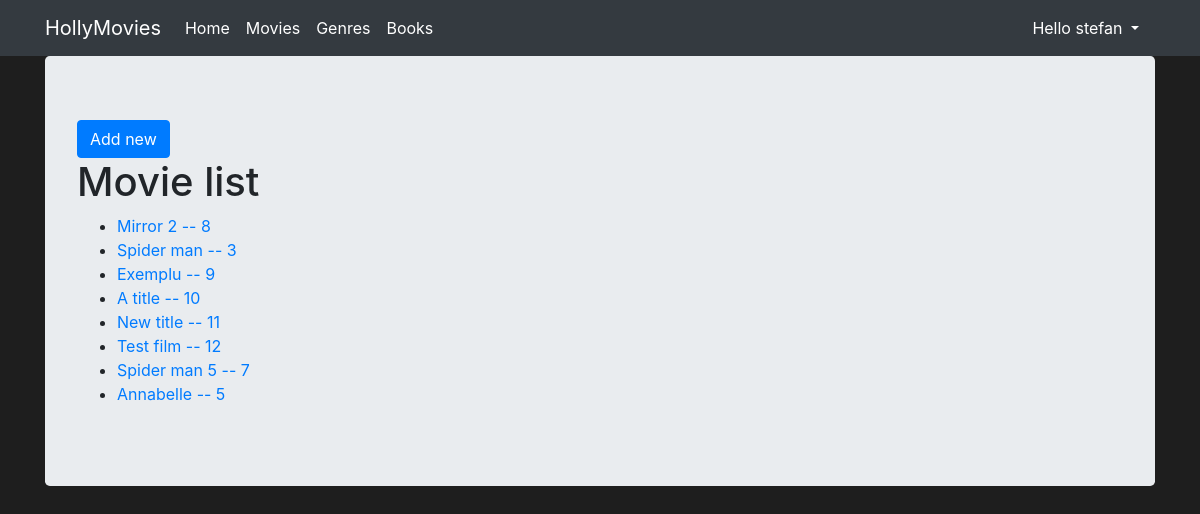
/movies/ (signed in), run on the app's committed database.
### viewer/models.py (models this page shows, shortened)
class Movie(Model):
    title = CharField(max_length=128)
    genre = ForeignKey(Genre, on_delete=DO_NOTHING)
    rating = IntegerField()
    released = DateField()
    description = TextField()
    actors = ManyToManyField(Actor)
    created = DateTimeField(auto_now_add=True)

### viewer/views.py (the view)
# urls.py: path('', MoviesView.as_view(), name='movies'),
class MoviesView(PermissionRequiredMixin, ListView):
    template_name = 'movies.html'
    model = Movie
    permission_required = 'viewer.view_movie'
    def get_queryset(self):
        qs = super().get_queryset()
        return qs.order_by('released')

### viewer/templates/movies.html (shortened to what this page needs)
{% extends 'base.html' %}
{% block content %}
    {% if perms.viewer.add_movie %}
        <a href="{% url 'movies_create' %}" class="btn btn-primary">Add new</a>
    {% else %}
        <p>Nu poti adauga filme!</p>
    {% endif %}
    <h1>Movie list</h1>
    <ul>
        {% for movie in object_list %}
            <li>
                <a href="{% url 'movies_detail' movie.id %}">{{ movie.title }} -- {{ movie.pk }}</a>
            </li>
        {% endfor %}
    </ul>
{% endblock %}

### viewer/templates/base.html (shortened to what this page needs)
{% load static %}
<html {% if LANGUAGE_CODE %}lang="{{ LANGUAGE_CODE }}" {% endif %}>
<head>
    <link rel="stylesheet" href="https://stackpath.bootstrapcdn.com/bootstrap/4.2.1/css/bootstrap.min.css"
>
    <link rel="stylesheet" href="{% static 'index.css' %}">
</head>
<body>
<nav class="navbar navbar-expand-lg navbar-dark bg-dark">
    <div class="container fixed">
        <a class="navbar-brand" href="/">HollyMovies</a>
        <div class="collapse navbar-collapse" id="navbarNavAltMarkup">
            <div class="navbar-nav">
                <a class="nav-item nav-link active" href="{% url 'home' %}">
                    Home
                </a>
                <a class="nav-item nav-link active" href="{% url 'movies' %}">
                    Movies
                </a>
                <a class="nav-item nav-link active" href="{% url 'genres' %}">
                    Genres
                </a>
                <a class="nav-item nav-link active" href="{% url 'books' %}">
                    Books
                </a>
            </div>
        </div>
        <div class="nav-item dropdown">
            {% if user.is_authenticated %}
            <a href="#" class="nav-link dropdown-toggle text-white" data-toggle="dropdown">
                Hello {{ user.username }}
            </a>
            {% endif %}
        </div>
    </div>
</nav>
<div class="container">
    <div class="jumbotron">
        {% block content %}
        {% endblock %}
    </div>
</div>
</body>
</html>

### viewer/static/index.css (style rules this page uses)
body { background-color: #1e1e1e; }

### data on the page
Movie: title "Mirror 2", pk "8"
Movie: title "Spider man", pk "3"
Movie: title "Exemplu", pk "9"
Movie: title "A title", pk "10"
Movie: title "New title", pk "11"
Movie: title "Test film", pk "12"
Movie: title "Spider man 5", pk "7"
Movie: title "Annabelle", pk "5"

### other printed values
{{ user.username }} "stefan"
